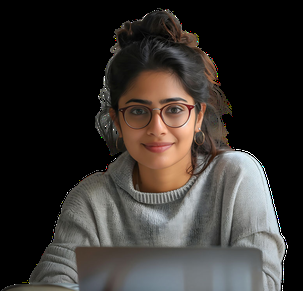
#> input picture image_02.png, 303 x 291 px, shrunk from 775 x 745 before the run, found by its file name
$ jupyter execute --allow-errors 'face detection.ipynb'   (shell and % lines are left out)
#> lines starting #> are read from the running program, lines starting #| are printed output that depends on the picture; after the words box and inside, x2 and y2 are one past the last pixel; in counts of white or black regions, pixels touching at a corner belong together
[cell 1]
##name:udhaya prakash v
##reg:212224240177
##T2-J6
##project:face detection

[cell 2]
import numpy as np
import cv2
import matplotlib.pyplot as plt

[cell 3]
without_glass = cv2.imread(r"C:\Users\admin\Documents\DIPT\Face-Detection-with-Haar-Cascades-main\image_01.png",0)
withglass = cv2.imread(r"C:\Users\admin\Documents\DIPT\Face-Detection-with-Haar-Cascades-main\image_02.png",0)
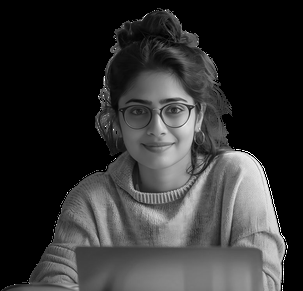
#> withglass: shape (291, 303); min 0, max 255, mean 50.7
group = cv2.imread(r"C:\Users\admin\Documents\DIPT\Face-Detection-with-Haar-Cascades-main\image_03.png",0)
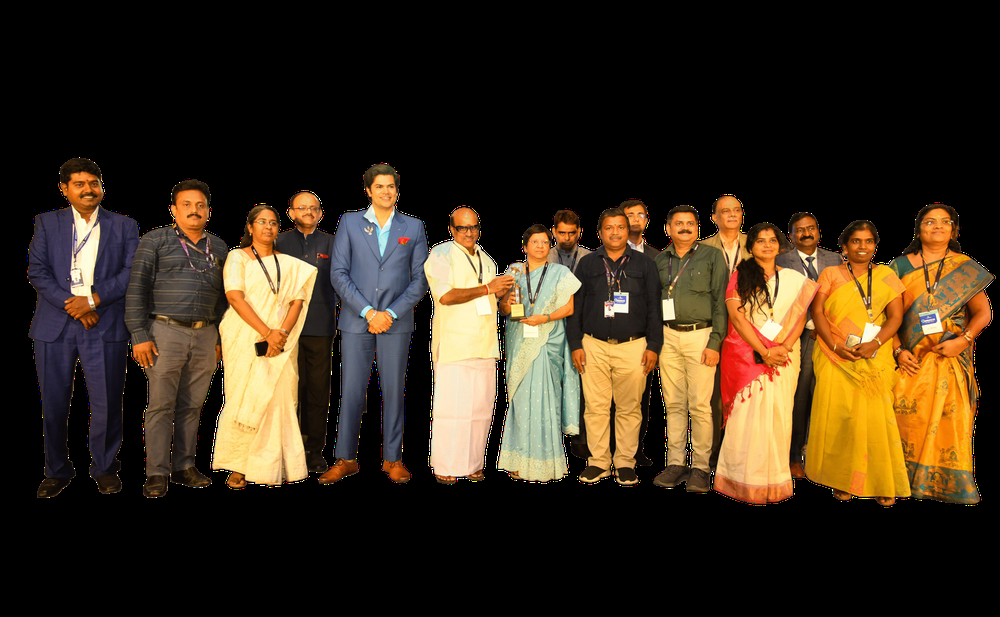
#> input picture image_03.png, 1000 x 617 px, shrunk from 2560 x 1579 before the run, found by its file name
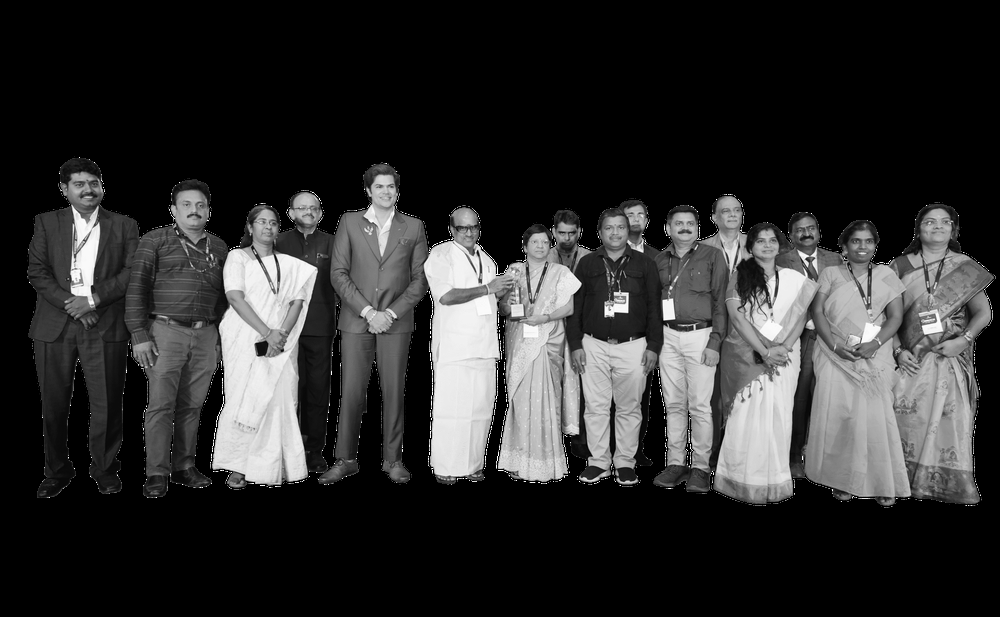
#> group: shape (617, 1000); min 0, max 255, mean 47.4

[cell 4]
plt.imshow(withglass,cmap="gray")

#> (a cell that did not finish here is left out)

[cell 6]
plt.imshow(group,cmap='gray')

[cell 7]
face_cascade = cv2.CascadeClassifier('haarcascade_frontalface_default.xml')

[cell 8]
def detect_face(img):
    face_img = img.copy()
    face_rects = face_cascade.detectMultiScale(face_img)
#> face_rects = [[107, 73, 101, 101]]

    for (x,y,w,h) in face_rects:
        cv2.rectangle(face_img, (x,y), (x+w,y+h), (255,255,255), 10)
#> this loop made 1 pass
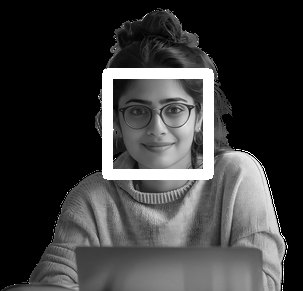
#> face_img: shape (291, 303); 4.99% of pixels changed, all inside (x1, y1, x2, y2) = (102, 68, 214, 180)

    return face_img

[cell 9]
result = detect_face(withglass)

[cell 10]
plt.imshow(result,cmap='gray')

#> (a cell that did not finish here is left out)

[cell 12]
result = detect_face(group)
#> in detect_face (call 3), `face_rects = face_cascade.detectMultiScale(face_img)`: face_rects = 21 rows, first 6: [370, 175, 30, 30], [293, 196, 32, 32], [715, 198, 32, 32], [919, 208, 37, 37], [252, 211, 29, 29], [600, 217, 29, 29]
#> the loop in detect_face (call 3), `for (x,y,w,h) in face_rects:` made 21 passes
#> (x, y, w, h) on passes 1 to 12: (370, 175, 30, 30), (293, 196, 32, 32), (715, 198, 32, 32), (919, 208, 37, 37), (252, 211, 29, 29), (600, 217, 29, 29), (553, 223, 28, 28), (753, 230, 29, 29), (847, 230, 31, 31), (527, 232, 26, 26), (171, 187, 45, 45), (622, 204, 28, 28)
#> after the loop in detect_face (call 3), `for (x,y,w,h) in face_rects:`:
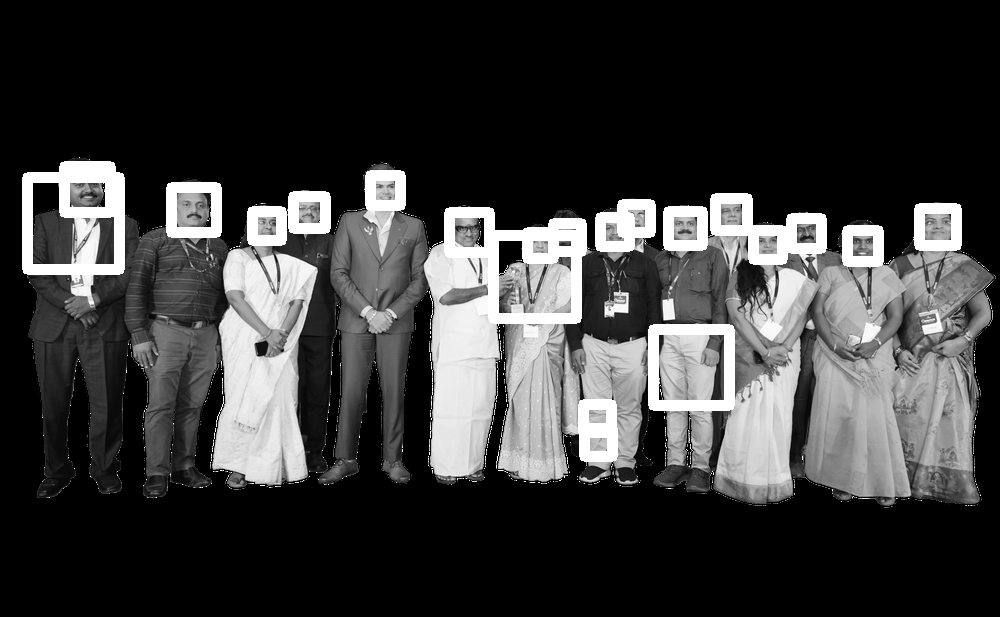
#> face_img: shape (617, 1000); 5.45% of pixels changed, all inside (x1, y1, x2, y2) = (22, 161, 962, 462)
plt.imshow(result,cmap='gray')

[cell 13]
def adj_detect_face(img):

    face_img = img.copy()

    face_rects = face_cascade.detectMultiScale(face_img,scaleFactor=1.2, minNeighbors=5)
#> face_rects = 14 rows, first 6: [369, 175, 32, 32], [293, 196, 32, 32], [717, 199, 29, 29], [918, 207, 38, 38], [252, 211, 30, 30], [599, 216, 30, 30]

    for (x,y,w,h) in face_rects:
        cv2.rectangle(face_img, (x,y), (x+w,y+h), (255,255,255), 2)
#> this loop made 14 passes
#> (x, y, w, h) on passes 1 to 12: (369, 175, 32, 32), (293, 196, 32, 32), (717, 199, 29, 29), (918, 207, 38, 38), (252, 211, 30, 30), (599, 216, 30, 30), (553, 222, 28, 28), (753, 230, 30, 30), (848, 230, 30, 30), (527, 233, 25, 25), (170, 187, 47, 47), (668, 210, 34, 34)
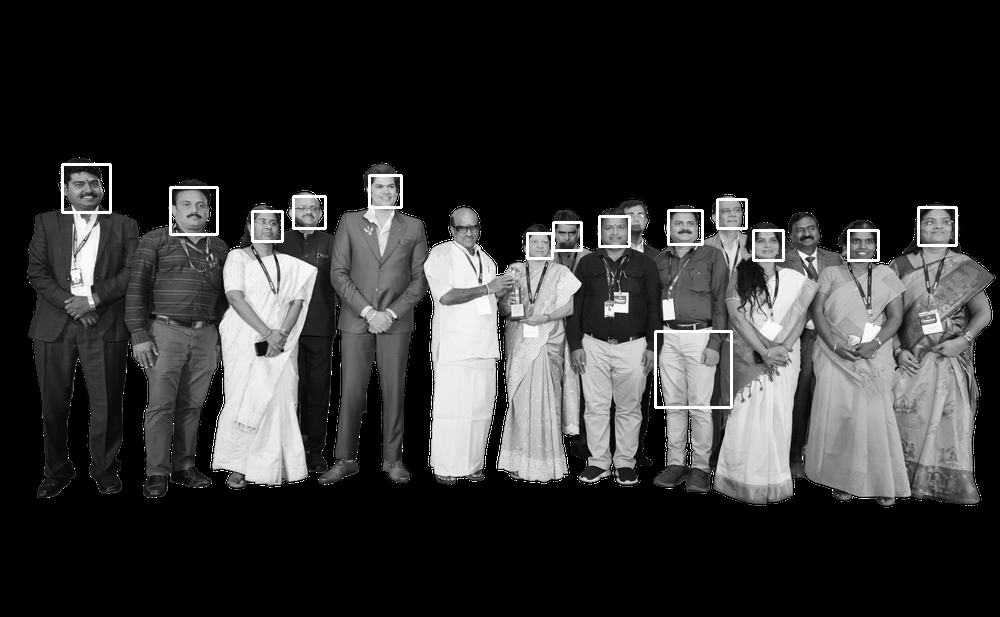
#> face_img: shape (617, 1000); 0.97% of pixels changed, all inside (x1, y1, x2, y2) = (61, 163, 958, 409)

    return face_img

[cell 14]
result = adj_detect_face(group)
plt.imshow(result,cmap='gray')

[cell 15]
eye_cascade = cv2.CascadeClassifier('haarcascade_eye.xml')

[cell 16]
def detect_eyes(img):

    face_img = img.copy()

    eyes = eye_cascade.detectMultiScale(face_img)
#> eyes = [[160, 99, 22, 22], [123, 99, 24, 24]]


    for (x,y,w,h) in eyes:
        cv2.rectangle(face_img, (x,y), (x+w,y+h), (255,255,255), 5)
#> this loop made 2 passes
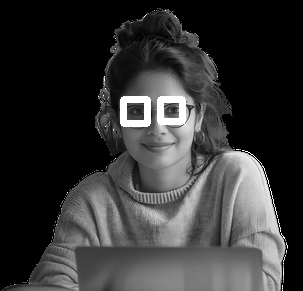
#> face_img: shape (291, 303); 1.42% of pixels changed, all inside (x1, y1, x2, y2) = (120, 96, 186, 127)

    return face_img

[cell 17]
result = detect_eyes(withglass)
plt.imshow(result,cmap='gray')

[cell 18]
eyes = eye_cascade.detectMultiScale(without_glass)
#> eyes = ()

[cell 19]
result = detect_eyes(group)
